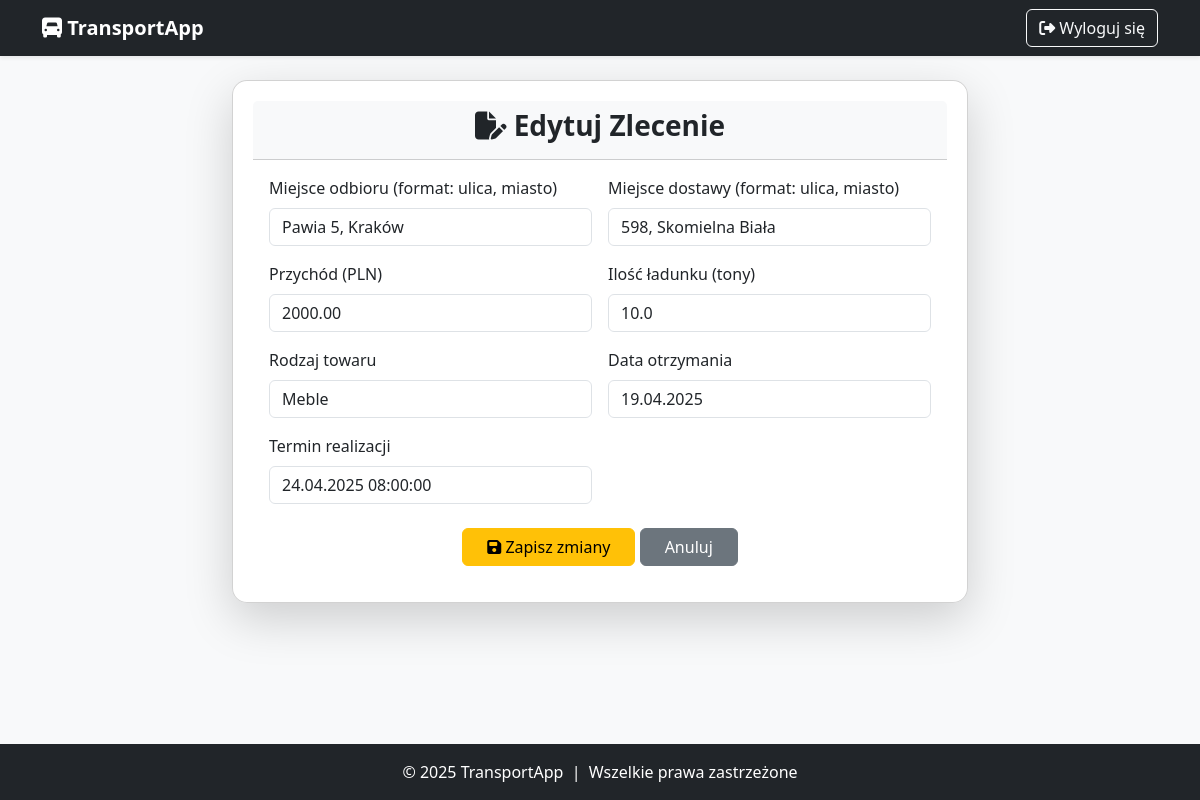
The page /users/zlecenia/edytuj/15126/ (signed in) on the database as committed earlier.
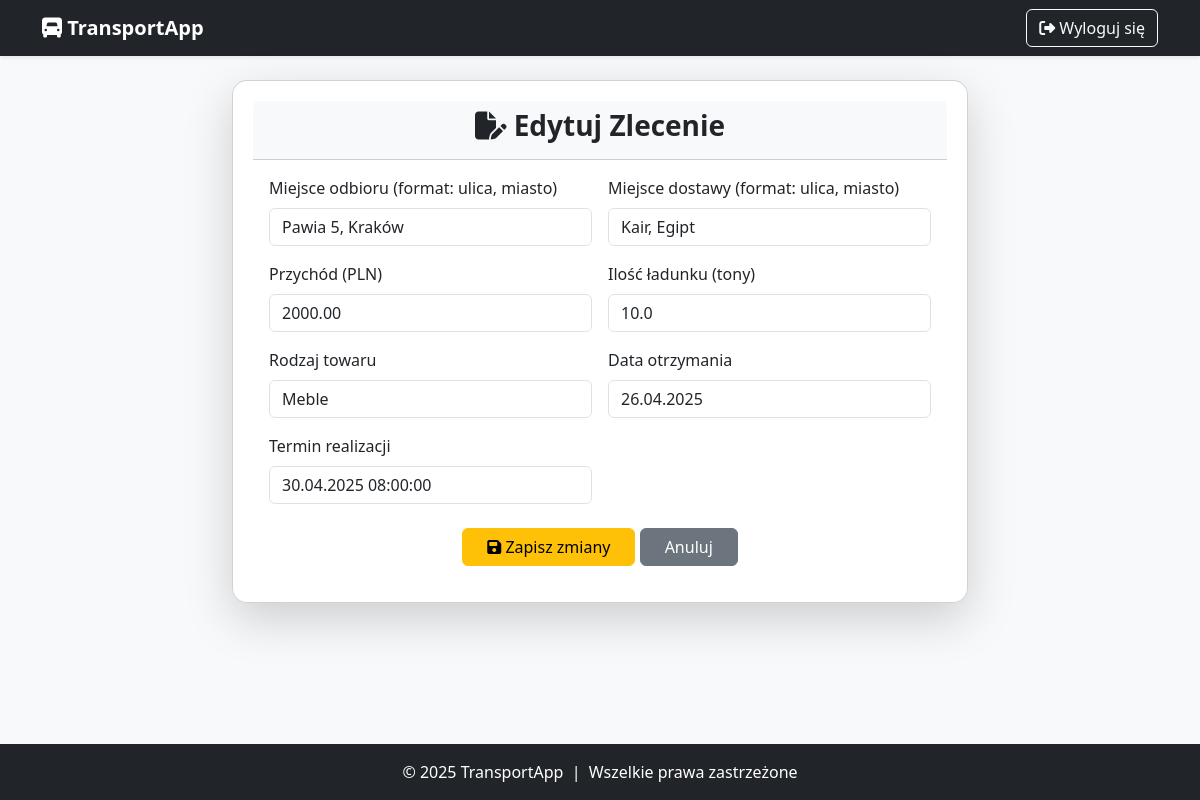
The same page on the database as committed later.
### users/models.py (models this page shows, shortened)
class Zlecenie(models.Model):
    STATUS_CHOICES = [
        ("nie_rozpoczete", "Nie rozpoczęte"),
        ("w_realizacji", "W realizacji"),
        ("zamkniete", "Zamknięte"),
    ]
    id_zlec = models.AutoField(primary_key=True)
    miejsce_wyj = models.CharField(max_length=255, verbose_name="Miejsce wyjazdu")
    miejsce_odb = models.CharField(max_length=255, verbose_name="Miejsce odbioru")
    miejsce_dost = models.CharField(max_length=255, verbose_name="Miejsce dostawy")
    przychod = models.DecimalField(max_digits=10, decimal_places=2, verbose_name="Przychód (PLN)")
    ilosc_ladunku = models.FloatField(verbose_name="Ilość ładunku (tony)")
    towar = models.CharField(max_length=255, verbose_name="Rodzaj towaru")
    data_otrzymania = models.DateField(verbose_name="Data otrzymania zlecenia")
    termin_realizacji = models.DateTimeField(null=True, blank=True, verbose_name="Termin realizacji")
    kierowca = models.ForeignKey('users.Kierowca', on_delete=models.SET_NULL, null=True, blank=True, verbose_name="Przypisany kierowca")
    ciezarowka = models.ForeignKey('users.Ciezarowka', on_delete=models.SET_NULL, null=True, blank=True, verbose_name="Przypisana ciężarówka")
    status = models.CharField(max_length=15, choices=STATUS_CHOICES, default="nie_rozpoczete", verbose_name="Status zlecenia")
    odleglosc_km = models.DecimalField(max_digits=8, decimal_places=2, null=True, blank=True)
    przewidywana_data_rozpoczecia = models.DateTimeField(null=True, blank=True)
    przewidywany_czas_realizacji = models.DurationField(null=True, blank=True)
    przewidywana_data_zakonczenia = models.DateTimeField(null=True, blank=True)
    przewidywany_koszt = models.DecimalField(max_digits=10, decimal_places=2, null=True, blank=True)
    rzeczywista_data_rozpoczecia = models.DateTimeField(null=True, blank=True,
                                                        verbose_name="Rzeczywista data rozpoczęcia")
    rzeczywista_data_zakonczenia = models.DateTimeField(null=True, blank=True,
                                                        verbose_name="Rzeczywista data zakończenia")
    rzeczywiste_przejechane_km = models.DecimalField(max_digits=8, decimal_places=2, null=True, blank=True,
                                                     verbose_name="Rzeczywiste przejechane km")
    rzeczywiste_spalone_litry = models.DecimalField(max_digits=8, decimal_places=2, null=True, blank=True,
                                                    verbose_name="Rzeczywiste spalone litry paliwa")
    rzeczywisty_koszt = models.DecimalField(max_digits=10, decimal_places=2, null=True, blank=True)
    zysk = models.DecimalField(max_digits=10, decimal_places=2, null=True, blank=True)

### users/views/zlecenie_views.py (the view)
# urls.py: path("zlecenia/edytuj/<int:id_zlec>/", edytuj_zlecenie, name="edytuj_zlecenie"),
@login_required
def edytuj_zlecenie(request, id_zlec):
    zlecenie = get_object_or_404(Zlecenie, pk=id_zlec)
    if request.method == "POST":
        form = ZlecenieForm(request.POST, instance=zlecenie)
        if form.is_valid():
            form.save()
            return redirect("zarzadzaj_zleceniami")
    else:
        form = ZlecenieForm(instance=zlecenie)
    return render(request, "users/zlecenia/edytuj_zlecenie.html", {"form": form, "zlecenie": zlecenie})

### users/forms.py (shortened to what this page needs)
class ZlecenieForm(forms.ModelForm):
    class Meta:
        model = Zlecenie
        fields = ['miejsce_odb', 'miejsce_dost', 'przychod', 'ilosc_ladunku',
                  'towar', 'data_otrzymania', 'termin_realizacji']
        labels = {
            "miejsce_odb": "Miejsce odbioru",
            "miejsce_dost": "Miejsce dostawy",
            "przychod": "Przychód (PLN)",
            "ilosc_ladunku": "Ilość ładunku (tony)",
            "towar": "Rodzaj towaru",
            "data_otrzymania": "Data otrzymania",
            "termin_realizacji": "Termin realizacji",
            "kierowca": "Przypisany kierowca",
            "ciezarowka": "Przypisana ciężarówka",
            "status": "Status zlecenia",
        }
    def __init__(self, *args, **kwargs):
        super(ZlecenieForm, self).__init__(*args, **kwargs)
        for field in self.fields:
            self.fields[field].widget.attrs.update({'class': 'form-control'})

### users/templates/users/zlecenia/edytuj_zlecenie.html (shortened to what this page needs)
{% extends 'base.html' %}
{% block content %}
<div class="row justify-content-center">
    <div class="col-md-10 col-lg-8">
        <div class="card shadow-lg">
            <div class="card-header bg-light text-dark text-center">
                <h3 class="fw-bold"><i class="fa-solid fa-file-pen"></i> Edytuj Zlecenie</h3>
            </div>
            <div class="card-body">
                <form method="post" class="needs-validation" novalidate>
                    <div class="row g-3">
                        <div class="col-md-6">
                            <label class="form-label">Miejsce odbioru (format: ulica, miasto)</label>
                            {{ form.miejsce_odb }}
                        </div>
                        <div class="col-md-6">
                            <label class="form-label">Miejsce dostawy (format: ulica, miasto)</label>
                            {{ form.miejsce_dost }}
                        </div>
                        <div class="col-md-6">
                            <label class="form-label">Przychód (PLN)</label>
                            {{ form.przychod }}
                        </div>
                        <div class="col-md-6">
                            <label class="form-label">Ilość ładunku (tony)</label>
                            {{ form.ilosc_ladunku }}
                        </div>
                        <div class="col-md-6">
                            <label class="form-label">Rodzaj towaru</label>
                            {{ form.towar }}
                        </div>
                        <div class="col-md-6">
                            <label class="form-label">Data otrzymania</label>
                            {{ form.data_otrzymania }}
                        </div>
                        <div class="col-md-6">
                            <label class="form-label">Termin realizacji</label>
                            {{ form.termin_realizacji }}
                        </div>
                    </div>
                    <div class="mt-4 text-center">
                        <button type="submit" class="btn btn-warning px-4">
                            <i class="fa-solid fa-save"></i> Zapisz zmiany
                        </button>
                        <a href="{% url 'zarzadzaj_zleceniami' %}" class="btn btn-secondary px-4">Anuluj</a>
                    </div>
                </form>
            </div>
        </div>
    </div>
</div>
{% endblock %}

Rows that differ between the two databases and show on the page:
changed Zlecenie "Pawia 5, Kraków": miejsce_dost "598, Skomielna Biała" → "Kair, Egipt"; data_otrzymania "19.04.2025" → "26.04.2025"; termin_realizacji "24.04.2025 08:00:00" → "30.04.2025 08:00:00"
